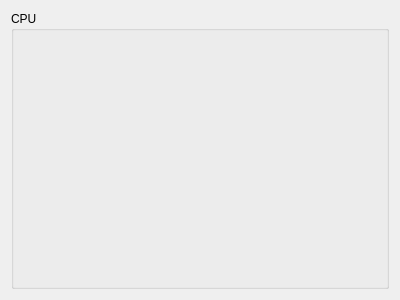
<?xml version="1.0" encoding="UTF-8"?>
<ui version="4.0">
 <class>CpuChart</class>
 <widget class="QWidget" name="CpuChart">
  <property name="geometry">
   <rect>
    <x>0</x>
    <y>0</y>
    <width>400</width>
    <height>300</height>
   </rect>
  </property>
  <property name="windowTitle">
   <string>Form</string>
  </property>
  <layout class="QVBoxLayout" name="verticalLayout_2">
   <item>
    <widget class="QGroupBox" name="groupBox">
     <property name="title">
      <string>CPU</string>
     </property>
     <layout class="QVBoxLayout" name="verticalLayout">
      <item>
       <widget class="Chart" name="cpuChart" native="true"/>
      </item>
     </layout>
    </widget>
   </item>
  </layout>
 </widget>
 <customwidgets>
  <customwidget>
   <class>Chart</class>
   <extends>QWidget</extends>
   <header location="global">app.chart.h</header>
   <container>1</container>
  </customwidget>
 </customwidgets>
 <resources/>
 <connections/>
</ui>
